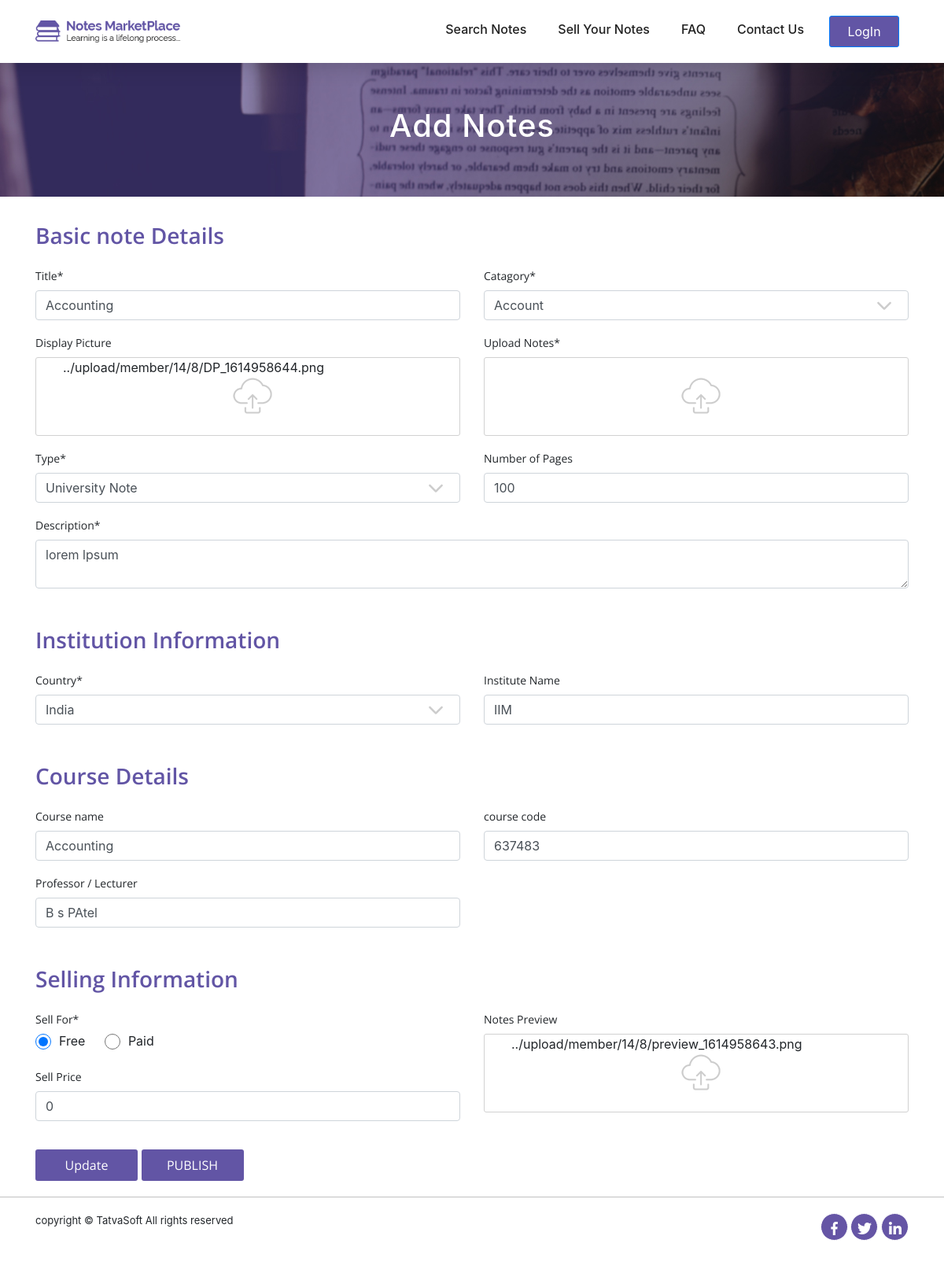
Page /PHP/user/add_note.php?note_id=8 on the committed database.
### tables this page shows
CREATE TABLE `seller_note` (
  `id` int(11) NOT NULL,
  `seller_id` int(11) NOT NULL,
  `status` int(11) NOT NULL,
  `action_by` int(11) DEFAULT NULL,
  `remarks` varchar(255) DEFAULT NULL,
  `published_date` datetime DEFAULT NULL,
  `title` varchar(100) NOT NULL,
  `catagory` int(11) NOT NULL,
  `display_picture` varchar(500) DEFAULT NULL,
  `note_type` int(11) DEFAULT NULL,
  `number_of_pages` int(11) DEFAULT NULL,
  `description` varchar(255) NOT NULL,
  `university` varchar(200) DEFAULT NULL,
  `country` int(11) DEFAULT NULL,
  `course` varchar(100) DEFAULT NULL,
  `course_code` varchar(100) DEFAULT NULL,
  `professor` varchar(100) DEFAULT NULL,
  `ispaid` int(11) NOT NULL,
  `selling_price` decimal(10,0) DEFAULT NULL,
  `notes_preview` varchar(255) DEFAULT NULL,
  `created_date` datetime DEFAULT NULL,
  `created_by` int(11) DEFAULT NULL,
  `modified_date` datetime DEFAULT NULL,
  `modified_by` int(11) DEFAULT NULL,
  `isactive` bit(1) NOT NULL
);

CREATE TABLE `type` (
  `id` int(11) NOT NULL,
  `name` varchar(100) NOT NULL,
  `description` varchar(191) NOT NULL,
  `created_date` datetime DEFAULT NULL,
  `created_by` int(11) DEFAULT NULL,
  `modified_date` datetime DEFAULT NULL,
  `modified_by` int(11) DEFAULT NULL,
  `isactive` bit(1) NOT NULL
);

CREATE TABLE `category` (
  `id` int(11) NOT NULL,
  `name` varchar(100) NOT NULL,
  `description` varchar(191) NOT NULL,
  `created_date` datetime DEFAULT NULL,
  `created_by` int(11) DEFAULT NULL,
  `modified_date` datetime DEFAULT NULL,
  `modified_by` int(11) DEFAULT NULL,
  `isactive` bit(1) NOT NULL
);

CREATE TABLE `country` (
  `id` int(11) NOT NULL,
  `name` varchar(100) NOT NULL,
  `country_code` varchar(100) NOT NULL,
  `created_date` datetime DEFAULT NULL,
  `created_by` int(11) DEFAULT NULL,
  `modified_date` datetime DEFAULT NULL,
  `modified_by` int(11) DEFAULT NULL,
  `isactive` bit(1) NOT NULL
);

### PHP/user/add_note.php (the view, shortened to what this page needs)
<?php include "config.php"; ?>
<!DOCTYPE html>
<html lang="en">
    <head>
        <link rel="stylesheet" href="css/bootstrap/bootstrap.min.css">
        <link rel="stylesheet" href="css/custom_css/style.css">
        <link rel="stylesheet" href="css/responsive.css">
    </head>
    <body>
        <?php include "header.php"; ?>
        <section id="top-title">
                <div class="container">
                    <div class="row">
                        <div class="col-md-12">
                            <div id="title-text" class="text-center">
                                <h3>Add Notes</h3>
                            </div>
                        </div>
                    </div>
                </div>
        </section>
        <section id="details-fields">
            <div class ="container">
            <?php if(isset($_GET['note_id']))
            {
                $get_note_id=$_GET['note_id'];
                $get_note_data=mysqli_query($conn,"SELECT * FROM seller_note WHERE id=$get_note_id");
                    while($get_row=mysqli_fetch_assoc($get_note_data)) {
                    ?>
                <form action="add_note.php?note_id=<?php echo $get_note_id?>" method="post" enctype="multipart/form-data">
                    <div class="row">
                        <div class="col-md-12">
                            <div class="heading">
                                <h3>Basic note Details</h3>
                            </div>
                        </div>
                    </div>
                    <div class="row">
                        <div class="col-md-6">
                            <div class="form-group">
                                    <label>Title*</label>
                                    <input type="text" class="form-control" id="title" placeholder="Enter your notes title"  name="title" value="<?php echo $get_row['title']; ?>" required>
                            </div>
                            <div class="form-group">
                                    <label>Display Picture</label>
                                    <div class="picture-upload">
                                        <label for="display-input">
                                            <img src="img/profile/upload.png">
                                        </label>
                                        <span class="filename" style="position: absolute;left: 0;margin-left: 50px;"><?php echo $get_row['display_picture']; ?></span>
                                    </div>
                            </div>
                            <div class="form-group">
                                    <label>Type*</label>
                                    <select id="type" class="form-control arrow-down" name="type">
                                            <?php
                                                $result=mysqli_query($conn,"SELECT * FROM type");
                                                while($row=mysqli_fetch_assoc($result))
                                                {
                                                    $typename=$row['name'];
                                                    $typeid=$row['id']; ?>
                                                    <option value="<?php echo $typeid ?>" <?php if( $typeid == $get_row['note_type']): ?> selected="selected"<?php endif; ?>><?php echo $typename ?></option>;
                                                <?php }
                                            ?>
                                    </select>
                            </div>
                        </div>
                        <div class="col-md-6">
                            <div class="form-group">
                                    <label>Catagory*</label>
                                    <select id="catagory" class="form-control arrow-down" name="category">
                                                <?php
                                                $result=mysqli_query($conn,"SELECT * FROM category");
                                                    while($row=mysqli_fetch_assoc($result))
                                                    {
                                                        $catname=$row['name'];
                                                        $catid=$row['id'];
                                                        ?><option value="<?php echo $catid?>" <?php if( $catid == $get_row['catagory']): ?> selected="selected"<?php endif; ?>><?php echo $catname ?></option>;
                                                    <?php }
                                                ?>
                                    </select>
                            </div>
                            <div class="form-group">
                                    <label>Upload Notes*</label>
                                    <div class="picture-upload">
                                        <label for="note-input">
                                            <img src="img/profile/upload.png">
                                        </label>
                                    </div>
                            </div>
                            <div class="form-group">
                                    <label>Number of Pages</label>
                                    <input type="text" class="form-control" id="dob" placeholder="Enter number of note page"  name="pages" value="<?php echo $get_row['number_of_pages']; ?>">
                            </div>
                        </div>
                        <div class="col-md-12">
                            <div class="form-group">
                                    <label>Description*</label>
                                    <textarea class="form-control" id="ln" placeholder="Enter your description"  cols="0" name="desc" required ><?php echo $get_row['description']; ?></textarea>
                            </div>
                        </div>
                    </div>
                    <div class="row">
                        <div class="col-md-12">
                            <div class="heading">
                                <h3>Institution Information</h3>
                            </div>
                        </div>
                    </div>
                    <div class="row">
                        <div class="col-md-6">
                            <div class="form-group">
                                    <label>Country*</label>
                                    <select id="country" class="form-control arrow-down" name="country">
                                            <?php
                                                $result=mysqli_query($conn,"SELECT * FROM country");
                                                while($row=mysqli_fetch_assoc($result))
                                                {
                                                $counname=$row['name'];
                                                $counid=$row['id'];?>
                                                <option value="<?php echo $counid ?>"<?php if( $counid == $get_row['country']): ?> selected="selected"<?php endif; ?>><?php echo $counname ?></option>;
                                                <?php }
                                                ?>
                                    </select>
                            </div>
                        </div>
                        <div class="col-md-6">
                            <div class="form-group">
                                    <label>Institute Name</label>
                                    <input type="text" class="form-control" id="institute" placeholder="Enter your institute name"  name="university" value="<?php echo $get_row['university']; ?>">
                            </div>
                        </div>
                    </div>
                    <div class="row">
                        <div class="col-md-12">
                            <div class="heading">
                                <h3>Course Details</h3>
                            </div>
                        </div>
                    </div>
                    <div class="row">
                        <div class="col-md-6">
                            <div class="form-group">
                                    <label>Course name</label>
                                    <input type="text" class="form-control" id="course-name" placeholder="Enter your course name"  name="course" value="<?php echo $get_row['course']; ?>">
                            </div>
                            <div class="form-group">
                                    <label>Professor / Lecturer</label>
                                    <input type="text" class="form-control" id="course-name" placeholder="Enter your course name"  name="professor" value="<?php echo $get_row['professor']; ?>">
                            </div>
                        </div>
                        <div class="col-md-6">
                            <div class="form-group">
                                    <label>course code</label>
                                    <input type="text" class="form-control" id="course-code" placeholder="Enter your course code"  name="code" value="<?php echo $get_row['course_code']; ?>">
                            </div>
                        </div>
                    </div>
                    <div class="row">
                        <div class="col-md-12">
                            <div class="heading">
                                <h3>Selling Information</h3>
                            </div>
                        </div>
                    </div>
                    <div class="row">
                        <div class="col-md-6">
                            <div class="form-group">
                                    <label>Sell For*</label><br>
                                    <input class="form-radio" type="radio" id="free" name="mode" style="height:20px; width:20px;" value="4" <?php echo ($get_row['ispaid']==4)?'checked':'' ?>
                                    ><span class="sell-label">Free</span>
                                    <input class="form-radio" type="radio" id="paid" name="mode" style="height:20px; width:20px;" value="5" <?php echo ($get_row['ispaid']==5)?'checked':'' ?>><span class="sell-label">Paid</span>
                            </div>
                            <div class="form-group">
                                    <label>Sell Price</label>
                                    <input type="number" type=".001" class="form-control" id="price" placeholder="Enter your price"  name="price" value="<?php echo $get_row['selling_price']; ?>">
                            </div>
                        </div>
                        <div class="col-md-6">
                            <div class="form-group">
                                    <label>Notes Preview</label>
                                    <div class="picture-upload">
				                        <label for="preview-input">
				                            <img src="img/profile/upload.png">
				                        </label>
                                        <span class="filename" style="position: absolute;left: 0;margin-left: 50px;"><?php echo $get_row['notes_preview']; ?></span>
				                    </div>
                            </div>
                        </div>
                    </div>
                    <button type="submit" name="update">Update</button>
                    <button name="publish">PUBLISH</button>
                </form>
                <?php } ?>
                <?php }
                ?>
            </div>
        </section>
        <?php include "footer.php"; ?>
    </body>
</html>

### PHP/user/css/custom_css/style.css (style rules this page uses)
html, body { height: 100%; }
#top-title { background: url("../../img/profile/banner-with-overlay.jpg"); background-repeat: no-repeat; background-size: cover; height: 250px; overflow: hidden; }
#title-text h3 { line-height: 320px; color: #fff; font-size: 40px; letter-spacing: 1px; overflow: hidden; }
.arrow-down { background-image: url('../../img/front/arrow-down.png'); background-repeat: no-repeat; background-position: 96% 50%; cursor: pointer; position: relative; }
select { -webkit-appearance: none; }
.heading h3 { color: #6255a5; font-family: 'Open Sans'; font-size: 34px; line-height: 38px; font-weight: 600; }
* { margin: 0; padding: 0; }
#details-fields .heading h3 { color: #6255a5; font-size: 28px; }
#details-fields .heading { margin: 30px 0 20px 0; }
#details-fields .form-group label { font-size: 14px; font-family: 'Open Sans'; }
#details-fields .form-radio { color: #6255a5; border:1px solid #6255a5; height: 30px; width: 30px; margin-right: 10px; }
#details-fields button { width: 130px; background-color: #6255a5; height: 40px; border-radius: 3px; font-size: 16px; color: #fff; font-family: 'Open Sans'; line-height: 22px; border:transparent; margin-top: 20px; }
.sell-label { margin-right: 20px; position: relative; top: -5px; }
.picture-upload { height: 100px; border-radius: 3px; border: 1px solid #d1d1d1; }
.picture-upload img { margin: 25px 0 0 250px; }

### rows in the picture
seller_note: title "Accounting", display_picture "../upload/member/14/8/DP_1614958644.png", type "University Note", category "Account", pages "100", desc "lorem lpsum", country "India", university "IIM", course "Accounting", professor "B s PAtel", code "637483", ispaid "☑", price "0", notes_preview "../upload/member/14/8/preview_1614958643.png"
